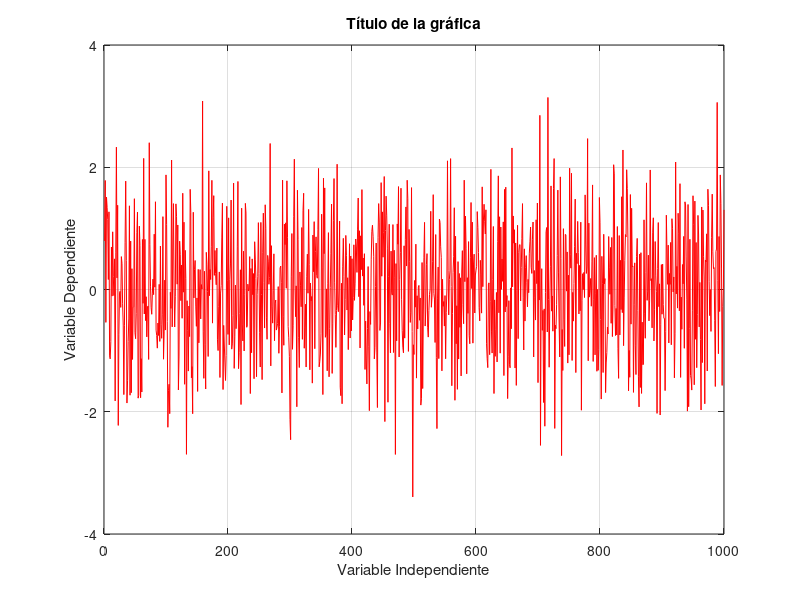

Write MATLAB code to recreate this figure. (Note: this script raises an error after producing the figure.)
x = 1:1000;
y = randn(1, 1000);

figure("Name", "Título de la ventana")
plot(x, y, "red");
title("Título de la gráfica");
xlabel("Variable Independiente");
ylabel("Variable Dependiente");
grid on

figure("Name", "Histograma Valores Generados Aleatoriamente");
histogram(y, 30);
title("Histograma Valores Generados Aleatoriamente");
ylabel("Frecuencia");
grid on